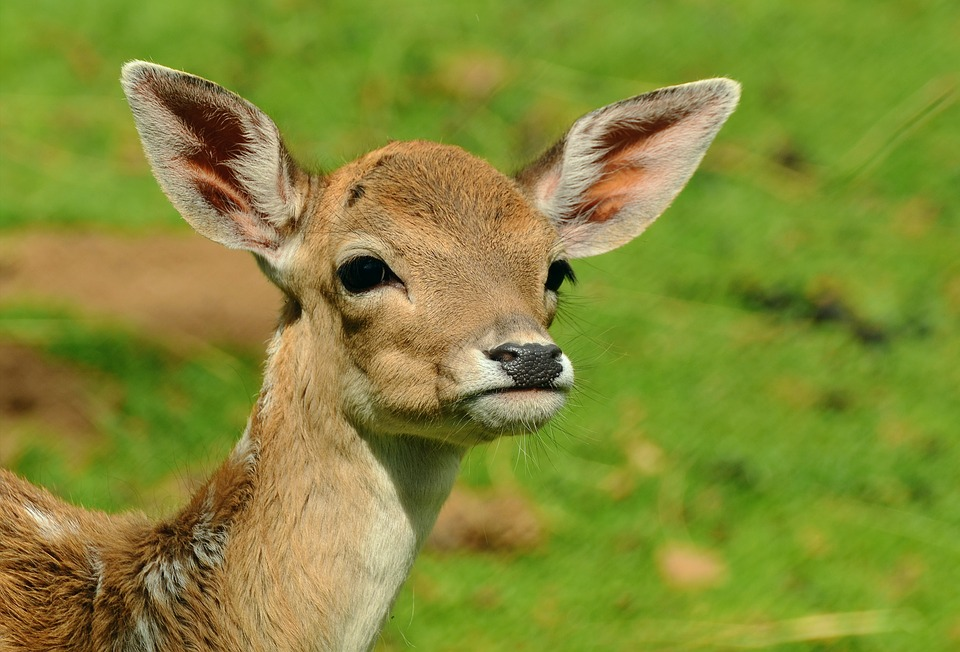
#> input picture deer.jpg, 960 x 652 px
$ python translation.py --image deer.jpg
#> lines starting #> are read from the running program, lines starting #| are printed output that depends on the picture
from __future__ import print_function
import cv2
import imutils
import argparse
import numpy as np
ap=argparse.ArgumentParser()
ap.add_argument("-i", "--image", required=True, help= "Path to the image")
args= vars(ap.parse_args())
image= cv2.imread(args["image"])
#> image is the input picture: shape (652, 960, 3); mean B, G, R 53.6, 139, 132
cv2.imshow("Original", image)
cv2.waitKey(0)
M= np.float32([[1,0,25],[0,1,50]])
shifted= cv2.warpAffine(image, M, (image.shape[1], image.shape[0]))
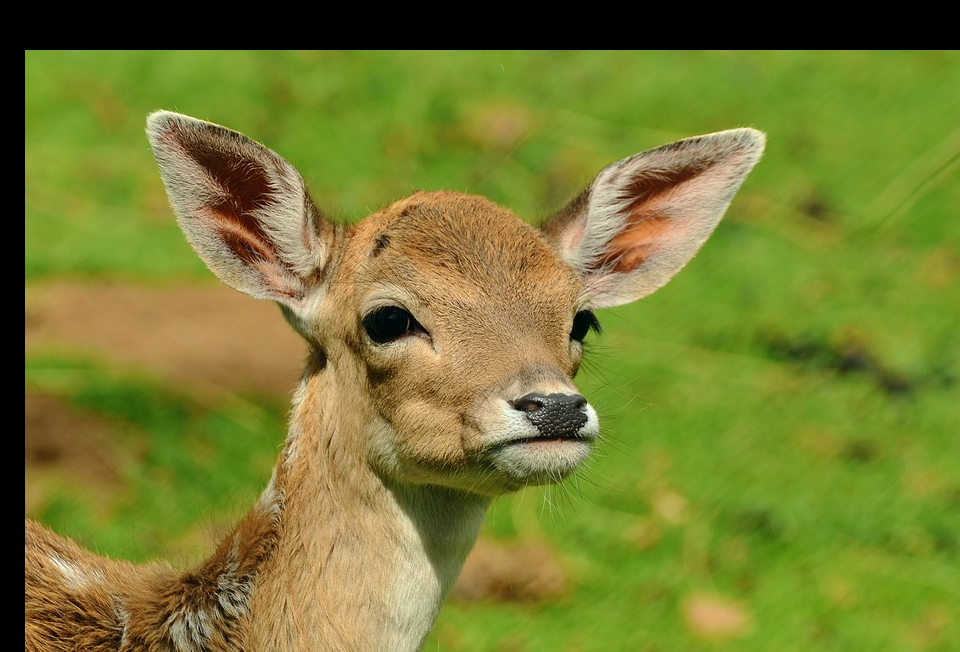
#> shifted: shape (652, 960, 3); mean B, G, R 49.1, 124.8, 118.9
cv2.imshow("Shifted down and right", shifted)
cv2.waitKey(0)
M= np.float32([[1,0,-50],[0,1,-90]])
shifted= cv2.warpAffine(image, M, (image.shape[1], image.shape[0]))
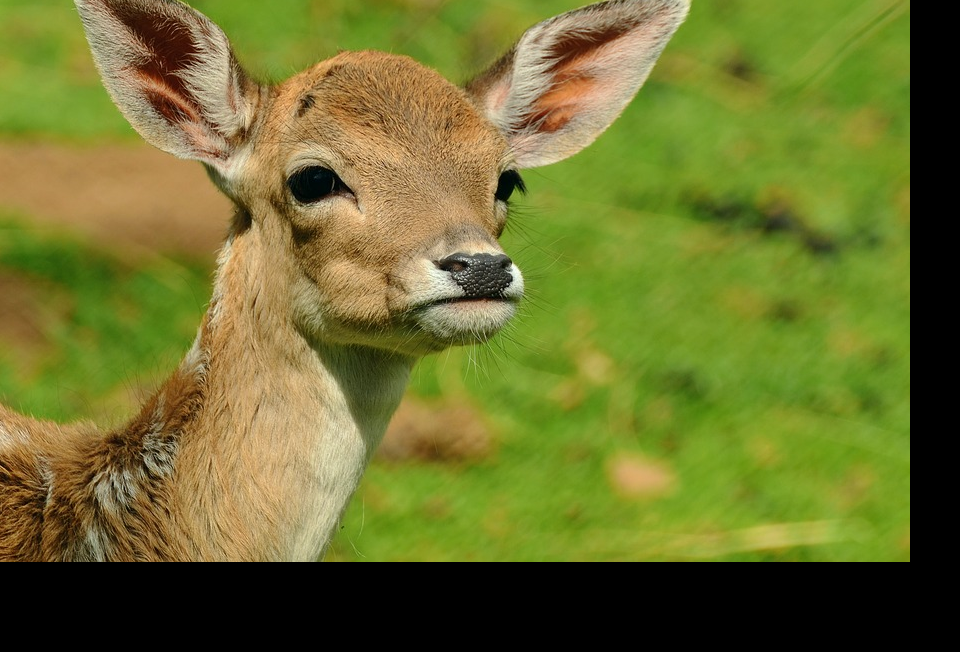
#> shifted: shape (652, 960, 3); mean B, G, R 45.6, 112.7, 109.4
cv2.imshow("Shifted up and left", shifted)
cv2.waitKey(0)
shifted= imutils.translate(image, 0,100)
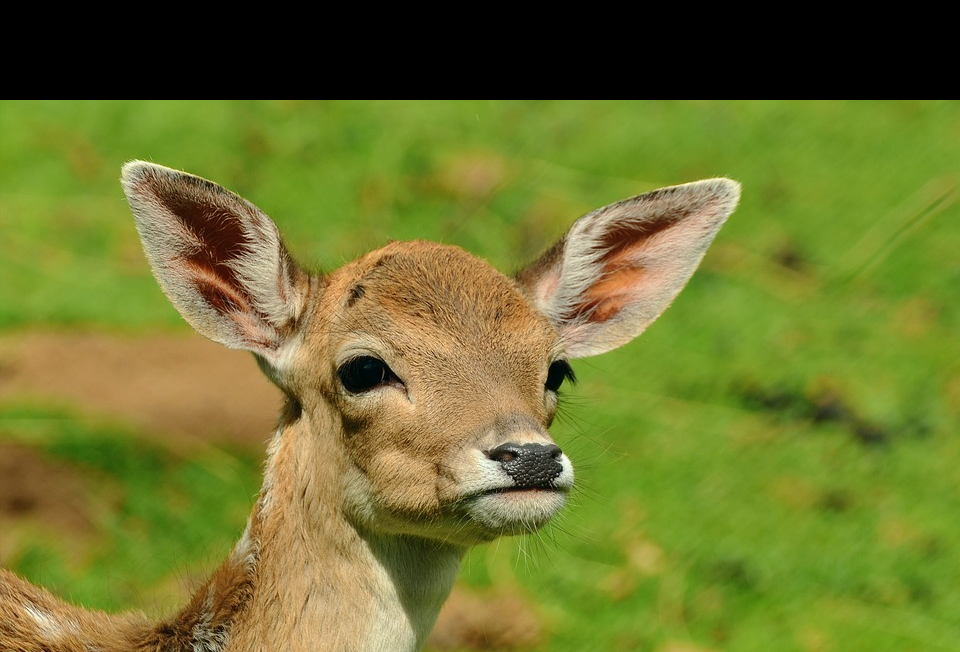
#> shifted: shape (652, 960, 3); mean B, G, R 45.9, 117.6, 111.2
cv2.imshow("Shifted", shifted)
cv2.waitKey(0)
